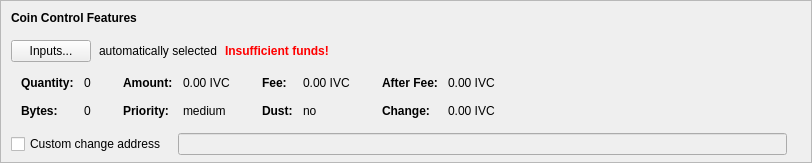
    <widget class="QFrame" name="frameCoinControl">
     <property name="sizePolicy">
      <sizepolicy hsizetype="Expanding" vsizetype="Expanding">
       <horstretch>0</horstretch>
       <verstretch>0</verstretch>
      </sizepolicy>
     </property>
     <property name="maximumSize">
      <size>
       <width>16777215</width>
       <height>16777215</height>
      </size>
     </property>
     <property name="frameShape">
      <enum>QFrame::StyledPanel</enum>
     </property>
     <property name="frameShadow">
      <enum>QFrame::Sunken</enum>
     </property>
     <layout class="QVBoxLayout" name="verticalLayoutCoinControl2">
      <property name="spacing">
       <number>0</number>
      </property>
      <property name="leftMargin">
       <number>0</number>
      </property>
      <property name="topMargin">
       <number>0</number>
      </property>
      <property name="rightMargin">
       <number>0</number>
      </property>
      <property name="bottomMargin">
       <number>6</number>
      </property>
      <item>
       <layout class="QVBoxLayout" name="verticalLayoutCoinControl" stretch="0,0,0,0,1">
        <property name="spacing">
         <number>0</number>
        </property>
        <property name="leftMargin">
         <number>10</number>
        </property>
        <property name="topMargin">
         <number>10</number>
        </property>
        <item>
         <layout class="QHBoxLayout" name="horizontalLayoutCoinControl1">
          <property name="bottomMargin">
           <number>15</number>
          </property>
          <item>
           <widget class="QLabel" name="labelCoinControlFeatures">
            <property name="sizePolicy">
             <sizepolicy hsizetype="Preferred" vsizetype="Maximum">
              <horstretch>0</horstretch>
              <verstretch>0</verstretch>
             </sizepolicy>
            </property>
            <property name="font">
             <font>
              <weight>75</weight>
              <bold>true</bold>
             </font>
            </property>
            <property name="styleSheet">
             <string notr="true">font-weight:bold;</string>
            </property>
            <property name="text">
             <string>Coin Control Features</string>
            </property>
           </widget>
          </item>
         </layout>
        </item>
        <item>
         <layout class="QHBoxLayout" name="horizontalLayoutCoinControl2" stretch="0,0,0,0">
          <property name="spacing">
           <number>8</number>
          </property>
          <property name="bottomMargin">
           <number>10</number>
          </property>
          <item>
           <widget class="QPushButton" name="pushButtonCoinControl">
            <property name="styleSheet">
             <string notr="true"/>
            </property>
            <property name="text">
             <string>Inputs...</string>
            </property>
            <property name="autoDefault">
             <bool>false</bool>
            </property>
           </widget>
          </item>
          <item>
           <widget class="QLabel" name="labelCoinControlAutomaticallySelected">
            <property name="text">
             <string>automatically selected</string>
            </property>
            <property name="margin">
             <number>5</number>
            </property>
           </widget>
          </item>
          <item>
           <widget class="QLabel" name="labelCoinControlInsuffFunds">
            <property name="font">
             <font>
              <weight>75</weight>
              <bold>true</bold>
             </font>
            </property>
            <property name="styleSheet">
             <string notr="true">color:red;font-weight:bold;</string>
            </property>
            <property name="text">
             <string>Insufficient funds!</string>
            </property>
            <property name="margin">
             <number>5</number>
            </property>
           </widget>
          </item>
          <item>
           <spacer name="horizontalSpacerCoinControl">
            <property name="orientation">
             <enum>Qt::Horizontal</enum>
            </property>
            <property name="sizeHint" stdset="0">
             <size>
              <width>40</width>
              <height>1</height>
             </size>
            </property>
           </spacer>
          </item>
         </layout>
        </item>
        <item>
         <widget class="QWidget" name="widgetCoinControl" native="true">
          <property name="sizePolicy">
           <sizepolicy hsizetype="Preferred" vsizetype="Preferred">
            <horstretch>0</horstretch>
            <verstretch>0</verstretch>
           </sizepolicy>
          </property>
          <property name="minimumSize">
           <size>
            <width>0</width>
            <height>0</height>
           </size>
          </property>
          <property name="styleSheet">
           <string notr="true"/>
          </property>
          <layout class="QHBoxLayout" name="horizontalLayoutCoinControl5">
           <property name="leftMargin">
            <number>0</number>
           </property>
           <property name="topMargin">
            <number>0</number>
           </property>
           <property name="rightMargin">
            <number>0</number>
           </property>
           <property name="bottomMargin">
            <number>0</number>
           </property>
           <item>
            <layout class="QHBoxLayout" name="horizontalLayoutCoinControl3" stretch="0,0,0,1">
             <property name="spacing">
              <number>20</number>
             </property>
             <property name="topMargin">
              <number>0</number>
             </property>
             <property name="bottomMargin">
              <number>10</number>
             </property>
             <item>
              <layout class="QFormLayout" name="formLayoutCoinControl1">
               <property name="horizontalSpacing">
                <number>10</number>
               </property>
               <property name="verticalSpacing">
                <number>14</number>
               </property>
               <property name="leftMargin">
                <number>10</number>
               </property>
               <property name="topMargin">
                <number>4</number>
               </property>
               <property name="rightMargin">
                <number>6</number>
               </property>
               <item row="0" column="0">
                <widget class="QLabel" name="labelCoinControlQuantityText">
                 <property name="font">
                  <font>
                   <weight>75</weight>
                   <bold>true</bold>
                  </font>
                 </property>
                 <property name="text">
                  <string>Quantity:</string>
                 </property>
                 <property name="margin">
                  <number>0</number>
                 </property>
                </widget>
               </item>
               <item row="0" column="1">
                <widget class="QLabel" name="labelCoinControlQuantity">
                 <property name="cursor">
                  <cursorShape>IBeamCursor</cursorShape>
                 </property>
                 <property name="contextMenuPolicy">
                  <enum>Qt::ActionsContextMenu</enum>
                 </property>
                 <property name="text">
                  <string notr="true">0</string>
                 </property>
                 <property name="margin">
                  <number>0</number>
                 </property>
                 <property name="textInteractionFlags">
                  <set>Qt::LinksAccessibleByMouse|Qt::TextSelectableByKeyboard|Qt::TextSelectableByMouse</set>
                 </property>
                </widget>
               </item>
               <item row="1" column="0">
                <widget class="QLabel" name="labelCoinControlBytesText">
                 <property name="font">
                  <font>
                   <weight>75</weight>
                   <bold>true</bold>
                  </font>
                 </property>
                 <property name="text">
                  <string>Bytes:</string>
                 </property>
                </widget>
               </item>
               <item row="1" column="1">
                <widget class="QLabel" name="labelCoinControlBytes">
                 <property name="cursor">
                  <cursorShape>IBeamCursor</cursorShape>
                 </property>
                 <property name="contextMenuPolicy">
                  <enum>Qt::ActionsContextMenu</enum>
                 </property>
                 <property name="text">
                  <string notr="true">0</string>
                 </property>
                 <property name="textInteractionFlags">
                  <set>Qt::LinksAccessibleByMouse|Qt::TextSelectableByKeyboard|Qt::TextSelectableByMouse</set>
                 </property>
                </widget>
               </item>
              </layout>
             </item>
             <item>
              <layout class="QFormLayout" name="formLayoutCoinControl2">
               <property name="horizontalSpacing">
                <number>10</number>
               </property>
               <property name="verticalSpacing">
                <number>14</number>
               </property>
               <property name="leftMargin">
                <number>6</number>
               </property>
               <property name="topMargin">
                <number>4</number>
               </property>
               <property name="rightMargin">
                <number>6</number>
               </property>
               <item row="0" column="0">
                <widget class="QLabel" name="labelCoinControlAmountText">
                 <property name="font">
                  <font>
                   <weight>75</weight>
                   <bold>true</bold>
                  </font>
                 </property>
                 <property name="text">
                  <string>Amount:</string>
                 </property>
                 <property name="margin">
                  <number>0</number>
                 </property>
                </widget>
               </item>
               <item row="0" column="1">
                <widget class="QLabel" name="labelCoinControlAmount">
                 <property name="cursor">
                  <cursorShape>IBeamCursor</cursorShape>
                 </property>
                 <property name="contextMenuPolicy">
                  <enum>Qt::ActionsContextMenu</enum>
                 </property>
                 <property name="text">
                  <string notr="true">0.00 IVC</string>
                 </property>
                 <property name="textInteractionFlags">
                  <set>Qt::LinksAccessibleByMouse|Qt::TextSelectableByKeyboard|Qt::TextSelectableByMouse</set>
                 </property>
                </widget>
               </item>
               <item row="1" column="0">
                <widget class="QLabel" name="labelCoinControlPriorityText">
                 <property name="font">
                  <font>
                   <weight>75</weight>
                   <bold>true</bold>
                  </font>
                 </property>
                 <property name="text">
                  <string>Priority:</string>
                 </property>
                </widget>
               </item>
               <item row="1" column="1">
                <widget class="QLabel" name="labelCoinControlPriority">
                 <property name="cursor">
                  <cursorShape>IBeamCursor</cursorShape>
                 </property>
                 <property name="contextMenuPolicy">
                  <enum>Qt::ActionsContextMenu</enum>
                 </property>
                 <property name="text">
                  <string notr="true">medium</string>
                 </property>
                 <property name="textInteractionFlags">
                  <set>Qt::LinksAccessibleByMouse|Qt::TextSelectableByKeyboard|Qt::TextSelectableByMouse</set>
                 </property>
                </widget>
               </item>
              </layout>
             </item>
             <item>
              <layout class="QFormLayout" name="formLayoutCoinControl3">
               <property name="horizontalSpacing">
                <number>10</number>
               </property>
               <property name="verticalSpacing">
                <number>14</number>
               </property>
               <property name="leftMargin">
                <number>6</number>
               </property>
               <property name="topMargin">
                <number>4</number>
               </property>
               <property name="rightMargin">
                <number>6</number>
               </property>
               <item row="0" column="0">
                <widget class="QLabel" name="labelCoinControlFeeText">
                 <property name="font">
                  <font>
                   <weight>75</weight>
                   <bold>true</bold>
                  </font>
                 </property>
                 <property name="text">
                  <string>Fee:</string>
                 </property>
                 <property name="margin">
                  <number>0</number>
                 </property>
                </widget>
               </item>
               <item row="0" column="1">
                <widget class="QLabel" name="labelCoinControlFee">
                 <property name="cursor">
                  <cursorShape>IBeamCursor</cursorShape>
                 </property>
                 <property name="contextMenuPolicy">
                  <enum>Qt::ActionsContextMenu</enum>
                 </property>
                 <property name="text">
                  <string notr="true">0.00 IVC</string>
                 </property>
                 <property name="textInteractionFlags">
                  <set>Qt::LinksAccessibleByMouse|Qt::TextSelectableByKeyboard|Qt::TextSelectableByMouse</set>
                 </property>
                </widget>
               </item>
               <item row="1" column="0">
                <widget class="QLabel" name="labelCoinControlLowOutputText">
                 <property name="font">
                  <font>
                   <weight>75</weight>
                   <bold>true</bold>
                  </font>
                 </property>
                 <property name="text">
                  <string>Dust:</string>
                 </property>
                </widget>
               </item>
               <item row="1" column="1">
                <widget class="QLabel" name="labelCoinControlLowOutput">
                 <property name="cursor">
                  <cursorShape>IBeamCursor</cursorShape>
                 </property>
                 <property name="contextMenuPolicy">
                  <enum>Qt::ActionsContextMenu</enum>
                 </property>
                 <property name="text">
                  <string notr="true">no</string>
                 </property>
                 <property name="textInteractionFlags">
                  <set>Qt::LinksAccessibleByMouse|Qt::TextSelectableByKeyboard|Qt::TextSelectableByMouse</set>
                 </property>
                </widget>
               </item>
              </layout>
             </item>
             <item>
              <layout class="QFormLayout" name="formLayoutCoinControl4">
               <property name="horizontalSpacing">
                <number>10</number>
               </property>
               <property name="verticalSpacing">
                <number>14</number>
               </property>
               <property name="leftMargin">
                <number>6</number>
               </property>
               <property name="topMargin">
                <number>4</number>
               </property>
               <property name="rightMargin">
                <number>6</number>
               </property>
               <item row="0" column="0">
                <widget class="QLabel" name="labelCoinControlAfterFeeText">
                 <property name="font">
                  <font>
                   <weight>75</weight>
                   <bold>true</bold>
                  </font>
                 </property>
                 <property name="text">
                  <string>After Fee:</string>
                 </property>
                 <property name="margin">
                  <number>0</number>
                 </property>
                </widget>
               </item>
               <item row="0" column="1">
                <widget class="QLabel" name="labelCoinControlAfterFee">
                 <property name="cursor">
                  <cursorShape>IBeamCursor</cursorShape>
                 </property>
                 <property name="contextMenuPolicy">
                  <enum>Qt::ActionsContextMenu</enum>
                 </property>
                 <property name="text">
                  <string notr="true">0.00 IVC</string>
                 </property>
                 <property name="textInteractionFlags">
                  <set>Qt::LinksAccessibleByMouse|Qt::TextSelectableByKeyboard|Qt::TextSelectableByMouse</set>
                 </property>
                </widget>
               </item>
               <item row="1" column="0">
                <widget class="QLabel" name="labelCoinControlChangeText">
                 <property name="font">
                  <font>
                   <weight>75</weight>
                   <bold>true</bold>
                  </font>
                 </property>
                 <property name="text">
                  <string>Change:</string>
                 </property>
                </widget>
               </item>
               <item row="1" column="1">
                <widget class="QLabel" name="labelCoinControlChange">
                 <property name="cursor">
                  <cursorShape>IBeamCursor</cursorShape>
                 </property>
                 <property name="contextMenuPolicy">
                  <enum>Qt::ActionsContextMenu</enum>
                 </property>
                 <property name="text">
                  <string notr="true">0.00 IVC</string>
                 </property>
                 <property name="textInteractionFlags">
                  <set>Qt::LinksAccessibleByMouse|Qt::TextSelectableByKeyboard|Qt::TextSelectableByMouse</set>
                 </property>
                </widget>
               </item>
              </layout>
             </item>
            </layout>
           </item>
          </layout>
         </widget>
        </item>
        <item>
         <layout class="QHBoxLayout" name="horizontalLayoutCoinControl4" stretch="0,0,0">
          <property name="spacing">
           <number>12</number>
          </property>
          <property name="sizeConstraint">
           <enum>QLayout::SetDefaultConstraint</enum>
          </property>
          <property name="topMargin">
           <number>5</number>
          </property>
          <property name="rightMargin">
           <number>5</number>
          </property>
          <item>
           <widget class="QCheckBox" name="checkBoxCoinControlChange">
            <property name="toolTip">
             <string>If this is activated, but the change address is empty or invalid, change will be sent to a newly generated address.</string>
            </property>
            <property name="text">
             <string>Custom change address</string>
            </property>
           </widget>
          </item>
          <item>
           <widget class="QValidatedLineEdit" name="lineEditCoinControlChange">
            <property name="enabled">
             <bool>false</bool>
            </property>
            <property name="sizePolicy">
             <sizepolicy hsizetype="Expanding" vsizetype="Fixed">
              <horstretch>0</horstretch>
              <verstretch>0</verstretch>
             </sizepolicy>
            </property>
           </widget>
          </item>
          <item>
           <widget class="QLabel" name="labelCoinControlChangeLabel">
            <property name="sizePolicy">
             <sizepolicy hsizetype="Preferred" vsizetype="Expanding">
              <horstretch>0</horstretch>
              <verstretch>0</verstretch>
             </sizepolicy>
            </property>
            <property name="minimumSize">
             <size>
              <width>0</width>
              <height>0</height>
             </size>
            </property>
            <property name="text">
             <string/>
            </property>
            <property name="margin">
             <number>3</number>
            </property>
           </widget>
          </item>
         </layout>
        </item>
        <item>
         <spacer name="verticalSpacerCoinControl">
          <property name="orientation">
           <enum>Qt::Vertical</enum>
          </property>
          <property name="sizeHint" stdset="0">
           <size>
            <width>800</width>
            <height>1</height>
           </size>
          </property>
         </spacer>
        </item>
       </layout>
      </item>
     </layout>
    </widget>
